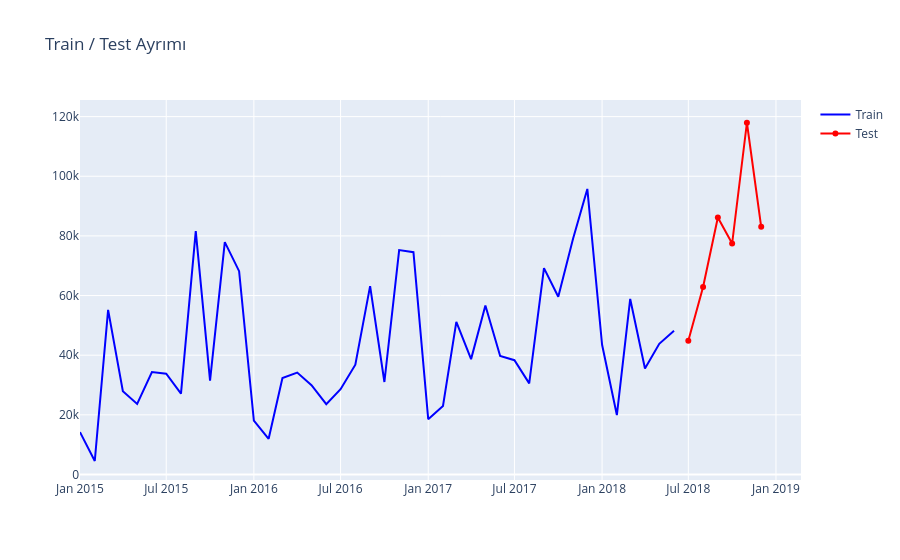

The notebook cell this image was saved under:
### Code cell
fig = px.line(title='Train / Test Ayrımı')
fig.add_scatter(x=train['ds'], y=train['y'], name='Train', line=dict(color='blue'))
fig.add_scatter(x=test['ds'], y=test['y'], name='Test', line=dict(color='red'))
fig.show()
